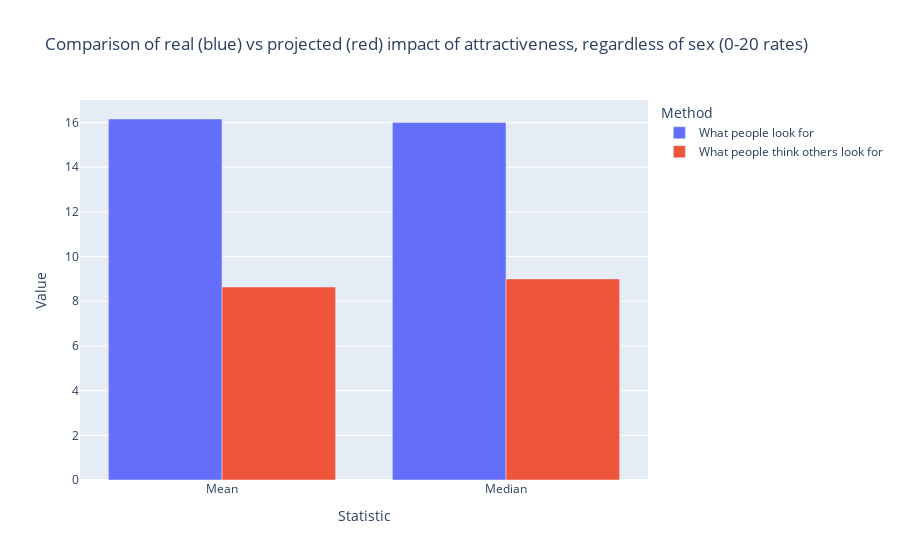

Notebook source saved alongside this figure:
### Code cell
px.bar(attr_stat_scale, x='Statistic', y='Value', color='Method', barmode='group', title='Comparison of real (blue) vs projected (red) impact of attractiveness, regardless of sex (0-20 rates)')

### Figure 1 — Plotly figure (JSON) as saved in the notebook; plotly's stock layout.template omitted (floating-point values rounded to 4 significant figures)
{"data": [{"alignmentgroup": "True", "hovertemplate": "Method=What people look for<br>Statistic=%{x}<br>Value=%{y}<extra></extra>", "legendgroup": "What people look for", "marker": {"color": "#636efa", "pattern": {"shape": ""}}, "name": "What people look for", "offsetgroup": "What people look for", "orientation": "v", "showlegend": true, "textposition": "auto", "type": "bar", "x": ["Mean", "Median"], "xaxis": "x", "y": [16.16, 16], "yaxis": "y"}, {"alignmentgroup": "True", "hovertemplate": "Method=What people think others look for<br>Statistic=%{x}<br>Value=%{y}<extra></extra>", "legendgroup": "What people think others look for", "marker": {"color": "#EF553B", "pattern": {"shape": ""}}, "name": "What people think others look for", "offsetgroup": "What people think others look for", "orientation": "v", "showlegend": true, "textposition": "auto", "type": "bar", "x": ["Mean", "Median"], "xaxis": "x", "y": [8.638, 9], "yaxis": "y"}], "layout": {"barmode": "group", "legend": {"title": {"text": "Method"}, "tracegroupgap": 0}, "title": {"text": "Comparison of real (blue) vs projected (red) impact of attractiveness, regardless of sex (0-20 rates)"}, "xaxis": {"anchor": "y", "domain": [0, 1], "title": {"text": "Statistic"}}, "yaxis": {"anchor": "x", "domain": [0, 1], "title": {"text": "Value"}}}}
